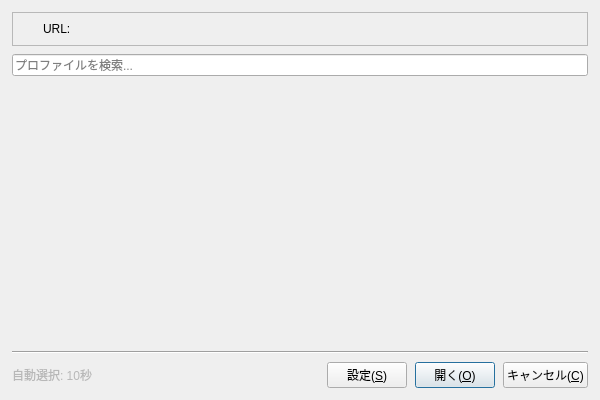
<?xml version="1.0" encoding="UTF-8"?>
<ui version="4.0">
 <class>MainWindow</class>
 <widget class="QDialog" name="MainWindow">
  <property name="geometry">
   <rect>
    <x>0</x>
    <y>0</y>
    <width>600</width>
    <height>400</height>
   </rect>
  </property>
  <property name="windowTitle">
   <string>ブラウザプロファイル選択</string>
  </property>
  <property name="windowIcon">
   <iconset theme="web-browser">
    <normaloff>.</normaloff>.</iconset>
  </property>
  <layout class="QVBoxLayout" name="verticalLayout">
   <property name="spacing">
    <number>8</number>
   </property>
   <property name="leftMargin">
    <number>12</number>
   </property>
   <property name="topMargin">
    <number>12</number>
   </property>
   <property name="rightMargin">
    <number>12</number>
   </property>
   <property name="bottomMargin">
    <number>12</number>
   </property>
   <item>
    <widget class="QFrame" name="urlFrame">
     <property name="frameShape">
      <enum>QFrame::StyledPanel</enum>
     </property>
     <property name="frameShadow">
      <enum>QFrame::Raised</enum>
     </property>
     <layout class="QHBoxLayout" name="horizontalLayout_2">
      <property name="leftMargin">
       <number>8</number>
      </property>
      <property name="topMargin">
       <number>8</number>
      </property>
      <property name="rightMargin">
       <number>8</number>
      </property>
      <property name="bottomMargin">
       <number>8</number>
      </property>
      <item>
       <widget class="QLabel" name="urlIconLabel">
        <property name="minimumSize">
         <size>
          <width>16</width>
          <height>16</height>
         </size>
        </property>
        <property name="maximumSize">
         <size>
          <width>16</width>
          <height>16</height>
         </size>
        </property>
        <property name="pixmap">
         <pixmap>link</pixmap>
        </property>
        <property name="scaledContents">
         <bool>true</bool>
        </property>
       </widget>
      </item>
      <item>
       <widget class="QLabel" name="urlLabel">
        <property name="text">
         <string>URL:</string>
        </property>
       </widget>
      </item>
      <item>
       <widget class="QLabel" name="urlDisplayLabel">
        <property name="sizePolicy">
         <sizepolicy hsizetype="Expanding" vsizetype="Preferred">
          <horstretch>0</horstretch>
          <verstretch>0</verstretch>
         </sizepolicy>
        </property>
        <property name="font">
         <font>
          <family>monospace</family>
         </font>
        </property>
        <property name="text">
         <string/>
        </property>
        <property name="textFormat">
         <enum>Qt::PlainText</enum>
        </property>
        <property name="wordWrap">
         <bool>false</bool>
        </property>
        <property name="textInteractionFlags">
         <set>Qt::TextSelectableByMouse</set>
        </property>
       </widget>
      </item>
     </layout>
    </widget>
   </item>
   <item>
    <widget class="QLineEdit" name="searchLineEdit">
     <property name="placeholderText">
      <string>プロファイルを検索...</string>
     </property>
     <property name="clearButtonEnabled">
      <bool>true</bool>
     </property>
    </widget>
   </item>
   <item>
    <widget class="QScrollArea" name="profileScrollArea">
     <property name="frameShape">
      <enum>QFrame::NoFrame</enum>
     </property>
     <property name="widgetResizable">
      <bool>true</bool>
     </property>
     <widget class="QWidget" name="scrollAreaWidgetContents">
      <property name="geometry">
       <rect>
        <x>0</x>
        <y>0</y>
        <width>576</width>
        <height>288</height>
       </rect>
      </property>
      <layout class="QVBoxLayout" name="profilesLayout">
       <property name="spacing">
        <number>4</number>
       </property>
       <property name="leftMargin">
        <number>0</number>
       </property>
       <property name="topMargin">
        <number>0</number>
       </property>
       <property name="rightMargin">
        <number>0</number>
       </property>
       <property name="bottomMargin">
        <number>0</number>
       </property>
      </layout>
     </widget>
    </widget>
   </item>
   <item>
    <widget class="QFrame" name="line">
     <property name="frameShape">
      <enum>QFrame::HLine</enum>
     </property>
     <property name="frameShadow">
      <enum>QFrame::Sunken</enum>
     </property>
    </widget>
   </item>
   <item>
    <layout class="QHBoxLayout" name="buttonLayout">
     <item>
      <widget class="QLabel" name="timeoutLabel">
       <property name="text">
        <string>自動選択: 10秒</string>
       </property>
       <property name="styleSheet">
        <string notr="true">color: palette(mid);</string>
       </property>
      </widget>
     </item>
     <item>
      <spacer name="horizontalSpacer">
       <property name="orientation">
        <enum>Qt::Horizontal</enum>
       </property>
       <property name="sizeHint" stdset="0">
        <size>
         <width>40</width>
         <height>20</height>
        </size>
       </property>
      </spacer>
     </item>
     <item>
      <widget class="QPushButton" name="settingsButton">
       <property name="text">
        <string>設定(&amp;S)</string>
       </property>
       <property name="icon">
        <iconset theme="configure">
         <normaloff>.</normaloff>.</iconset>
       </property>
      </widget>
     </item>
     <item>
      <widget class="QPushButton" name="openButton">
       <property name="text">
        <string>開く(&amp;O)</string>
       </property>
       <property name="icon">
        <iconset theme="dialog-ok">
         <normaloff>.</normaloff>.</iconset>
       </property>
       <property name="default">
        <bool>true</bool>
       </property>
      </widget>
     </item>
     <item>
      <widget class="QPushButton" name="cancelButton">
       <property name="text">
        <string>キャンセル(&amp;C)</string>
       </property>
       <property name="icon">
        <iconset theme="dialog-cancel">
         <normaloff>.</normaloff>.</iconset>
       </property>
      </widget>
     </item>
    </layout>
   </item>
  </layout>
 </widget>
 <resources/>
 <connections/>
</ui>
